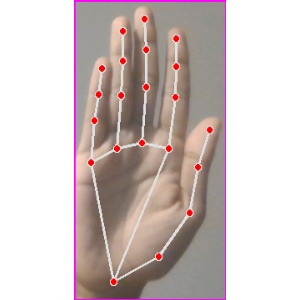
#> input picture Lumos_code/Data/A/Image_1678566450.9407244.jpg, 300 x 300 px; its folder holds only this picture in this run
$ python Train.py
#> lines starting #> are read from the running program, lines starting #| are printed output that depends on the picture; after the words box and inside, x2 and y2 are one past the last pixel; in counts of white or black regions, pixels touching at a corner belong together
import cv2
import numpy as np
import os
from sklearn.model_selection import train_test_split
import tensorflow as tf
import math

# Load and preprocess data
folders = ["A", "B", "C", "D", "E", "F", "G"]
img_size = 300
offset = 20

X = []
y_labels = []

for i, folder in enumerate(folders):
    folder_path = f"Data/{folder}"
    for filename in os.listdir(folder_path):
        if filename.lower().endswith((".jpg", ".png")):
            img_path = os.path.join(folder_path, filename)
            img = cv2.imread(img_path)
#> img is the input picture: shape (300, 300, 3); mean B, G, R 194, 195.6, 207.7
            img_gray = cv2.cvtColor(img, cv2.COLOR_BGR2GRAY)
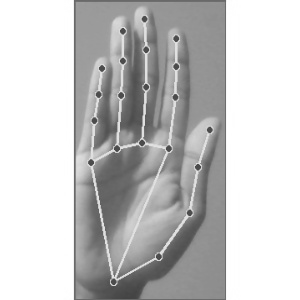
#> img_gray: shape (300, 300); min 67, max 255, mean 199
            img_white = np.ones((img_size, img_size, 3), np.uint8) * 255
            _, img_thresh = cv2.threshold(img_gray, 127, 255, cv2.THRESH_BINARY_INV)
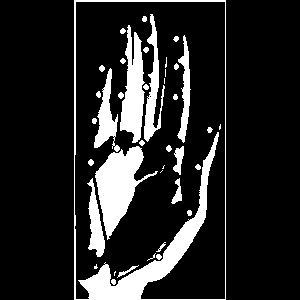
#> img_thresh: shape (300, 300); 14.7% white; 40 white regions (9 under 20 px), largest, box (x1, y1, x2, y2) and area: (74, 0, 226, 300) 4661, (95, 146, 158, 240) 2575, (120, 25, 145, 143) 1751
            contours, _ = cv2.findContours(img_thresh, cv2.RETR_EXTERNAL, cv2.CHAIN_APPROX_SIMPLE)
#> contours = [[[74, 0], [74, 299], [225, 299], [225, 0]]]

            if contours:
                cnt = max(contours, key=cv2.contourArea)
#> cnt = [[74, 0], [74, 299], [225, 299], [225, 0]]
                x, y, w, h = cv2.boundingRect(cnt)
#> x = 74; y = 0; w = 152; h = 300

                img_crop = img[y - offset : y + h + offset, x - offset : x + w + offset]
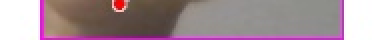
#> img_crop: shape (20, 192, 3) (shown 2 times larger); mean B, G, R 148.4, 141.4, 162.7
                img_crop_shape = img_crop.shape
#> img_crop_shape = (20, 192, 3)
                aspect_ratio = h / w
#> aspect_ratio = 1.97

                if aspect_ratio > 1:
                    k = img_size / h
#> k = 1
                    w_cal = math.ceil(k * w)
#> w_cal = 152
                    img_resize = cv2.resize(img_crop, (w_cal, img_size))
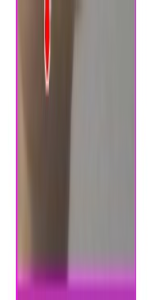
#> img_resize: shape (300, 152, 3); mean B, G, R 148.4, 141.5, 162.6
                    img_resize_shape = img_resize.shape
#> img_resize_shape = (300, 152, 3)
                    w_gap = math.ceil((img_size - w_cal) / 2)
#> w_gap = 74
                    img_white[:, w_gap : w_cal + w_gap] = img_resize
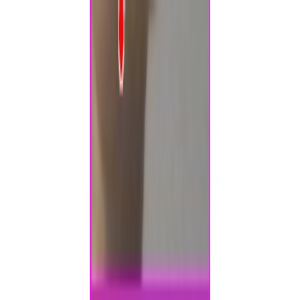
#> img_white: shape (300, 300, 3); mean B, G, R 201, 197.5, 208.2

                else:
                    k = img_size / w
                    h_cal = math.ceil(k * h)
                    img_resize = cv2.resize(img_crop, (img_size, h_cal))
                    img_resize_shape = img_resize.shape
                    h_gap = math.ceil((img_size - h_cal) / 2)
                    img_white[h_gap : h_cal + h_gap, :] = img_resize

                X.append(img_white)
                y_labels.append(i)
#> pass 2 of the loop `for i, folder in enumerate(folders):`:
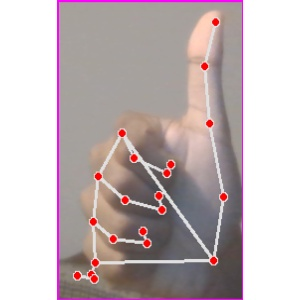
#> input picture Lumos_code/Data/B/Image_1678566159.8134744.jpg, 300 x 300 px
#> img is the input picture: shape (300, 300, 3); mean B, G, R 183.2, 181.8, 194
#> `_, img_thresh = cv2.threshold(img_gray, 127, 255, cv2.THRESH_BINARY_INV)`:
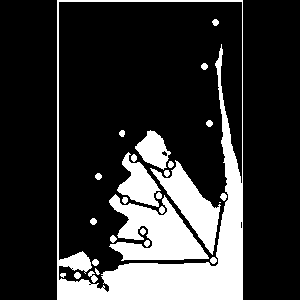
#> img_thresh: shape (300, 300); 20.7% white; 28 white regions (2 under 20 px), largest, box (x1, y1, x2, y2) and area: (57, 0, 243, 300) 10042, (109, 194, 209, 261) 3647, (150, 160, 221, 255) 2251
#> contours = [[[57, 0], [57, 299], [242, 299], [242, 0]]]
#> cnt = [[57, 0], [57, 299], [242, 299], [242, 0]]
#> x = 57; w = 186
#> img_crop: shape (20, 226, 3)
#> aspect_ratio = 1.61
#> w_cal = 186
#> img_resize: shape (300, 186, 3)
#> w_gap = 57
#> `img_white[:, w_gap : w_cal + w_gap] = img_resize`:
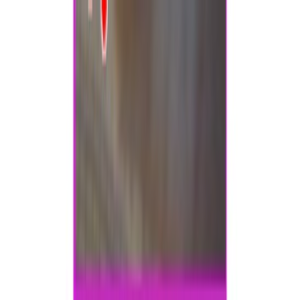
#> img_white: shape (300, 300, 3); mean B, G, R 175.9, 169.8, 183.9
#> (the run stopped early here; a loop or call above may not have finished)
